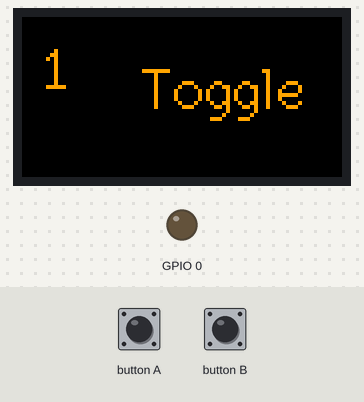
Bench run of a sketch on a simulated ESP32. On the bench: 160×80 colour display, output pins drawn as LEDs (lit = HIGH). The inputs (shaded band) are chosen by the test bench.

Above: at 1.3 s.
1.4 s: button B pressed for 0.15 s
At 2.6 s:
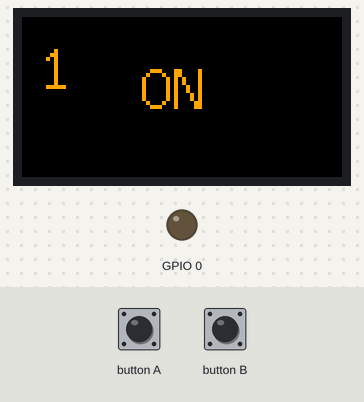
3.0 s: button B pressed for 1 s
At 4.0 s:
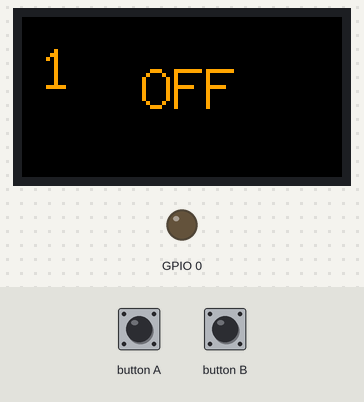
5.5 s: button A pressed for 1 s
8.0 s: button A pressed for 0.15 s
At 8.5 s:
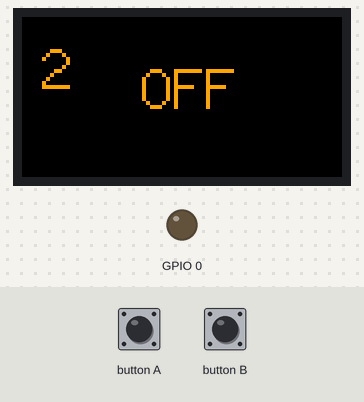
9.6 s: button A pulsed LOW 5 times (0.12 s each, 0.3 s apart)
At 10.48 s:
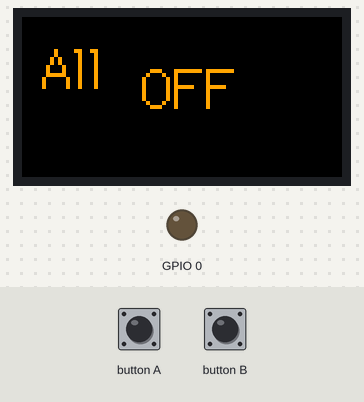
12.6 s: button A driven LOW and button B driven LOW
At 13.25 s:
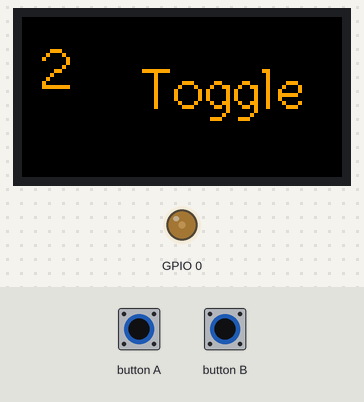
Timing chart, 0 to 15.6 s (numbered marks = the images above; inputs shaded):
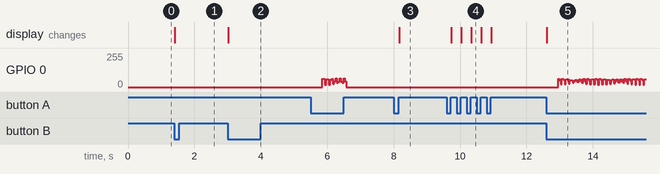

The sketch:

main.ino
```cpp
// platform settings
#ifdef USE_UNO // UNO NANO & compatibles
#define RF_PIN 2
#else
#define RF_PIN G0 // G0 on M5 stack
#include <M5StickC.h>
#define USE_M5
#define BUTTON_A G39
#define BUTTON_B G37
#define LONGPRESS_DURATION 300
#endif

// RF parameters
#define PULSE_INTERVAL 24
#define PREFIX 0x06ff // first byte is the remote ID (can be changed)
#define PREFIXLEN 14

typedef struct {
    char name[4];
    int code_on;
    int code_off;
    int code_toggle;
} Control;

Control controls[] = {
    {"1", 0x7fe, 0xfb2, 0xf7e},
    {"2", 0xef5, 0x6b9, 0x675},
    {"3", 0xdf4, 0x5b8, 0x574},
    {"4", 0x4fb, 0xcbf, 0xc7b},
    {"All", 0x2f9, 0xabd, 0},
};

const char* buttons[] = {"ON", "OFF", "Toggle"};
#define NB_BUTTONS (sizeof(buttons)/sizeof(char*))
int current_button = 2;

#define NB_CONTROLS (sizeof(controls)/sizeof(Control))
int current_control = 0;

void _pulse(int bitval) {
    digitalWrite(RF_PIN, LOW);
    delay(3);
    digitalWrite(RF_PIN, HIGH);
    delayMicroseconds(bitval?1000:500);
    digitalWrite(RF_PIN, LOW);
}

#define one() _pulse(1)
#define zero() _pulse(0)

void _sendKey(int code, int len) {
    for (int i=0; i<len; i++) {
        code>>(len-1-i)&1 ? one() : zero();
    }
}

void sendKey(int code) {
#ifdef USE_UNO
    digitalWrite(LED_BUILTIN, HIGH);
#endif
    for (int i=0; i<3; i++) {
        _sendKey(PREFIX, PREFIXLEN);
        _sendKey(code, 12);
        delay(PULSE_INTERVAL);
    }
#ifdef USE_UNO
    digitalWrite(LED_BUILTIN, LOW);
#endif
}

void setup() {
#ifdef USE_UNO
    pinMode(LED_BUILTIN, OUTPUT);
#else
    M5.begin();
    M5.Lcd.setRotation(1);
    M5.Lcd.setTextSize(2);
    M5.Lcd.setTextColor(ORANGE, BLACK);
    M5.Lcd.fillScreen(ORANGE);
#endif
    pinMode(RF_PIN, OUTPUT);
    digitalWrite(RF_PIN, LOW);
}

int ignore_A_release = 0;
int screen_dirty = 1;

void sanity_check() {
    if (current_button == 2 && controls[current_control].code_toggle == 0) current_button = 0;
}

void loop() {
#ifdef USE_M5
    M5.update();
    if (screen_dirty) {
        M5.Lcd.setCursor(10, 10, 2);
        M5.Lcd.fillScreen(BLACK);
        M5.Lcd.println(controls[current_control].name);
        M5.Lcd.setCursor(60, 20, 2);
        M5.Lcd.println(buttons[current_button]);
        screen_dirty = 0;
    }
    if (M5.BtnA.wasReleased()) {
        if (ignore_A_release) {
            ignore_A_release = 0;
        } else {
            current_control ++;
            screen_dirty = 1;
            if (current_control >= NB_CONTROLS) current_control = 0;
            sanity_check();
        }
    }
    if (M5.BtnB.wasPressed()) {
        current_button ++;
        screen_dirty = 1;
        if (current_button >= NB_BUTTONS) current_button = 0;
        sanity_check();
    }
    if (M5.BtnA.pressedFor(LONGPRESS_DURATION)) {
        int code = 0;
        switch (current_button) {
            case 0:
                code = controls[current_control].code_on;
                break;
            case 1:
                code = controls[current_control].code_off;
                break;
            case 2:
                code = controls[current_control].code_toggle;
                break;
        }
        sendKey(code);
        ignore_A_release = 1;
    }
#endif
}
```

Measured:
- after the input at 1.4 s, the display: changes at once (image 1)
- after the input at 3.0 s, the display: changes at once (image 2)
- after the input at 8.0 s, the display: changes after 0.16 s (image 3)
- after the input at 9.6 s, the display: first changes after 0.14 s (image 4 shows a later state)
- after the input at 12.6 s, the display: changes at once (image 5)
